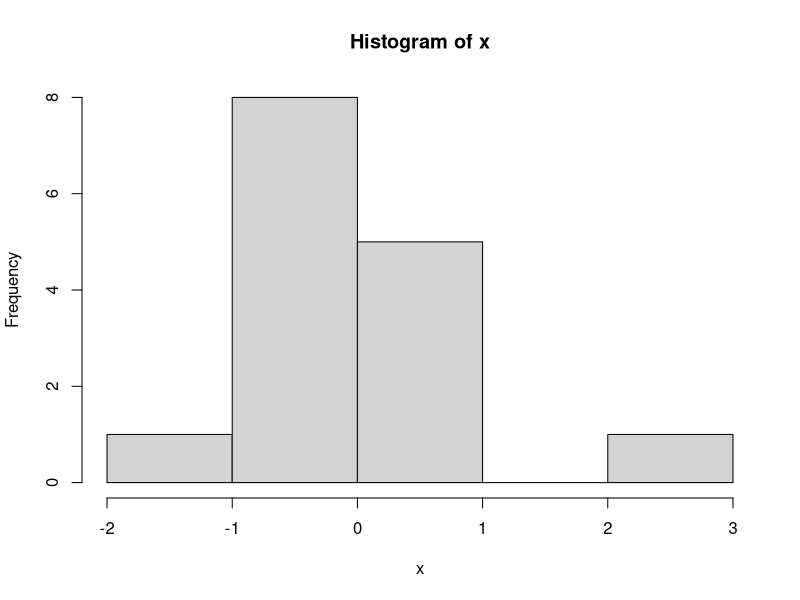

The R script that drew this image:
## ---- chunk 1
x <- rnorm(15);mean(x);hist(x)
